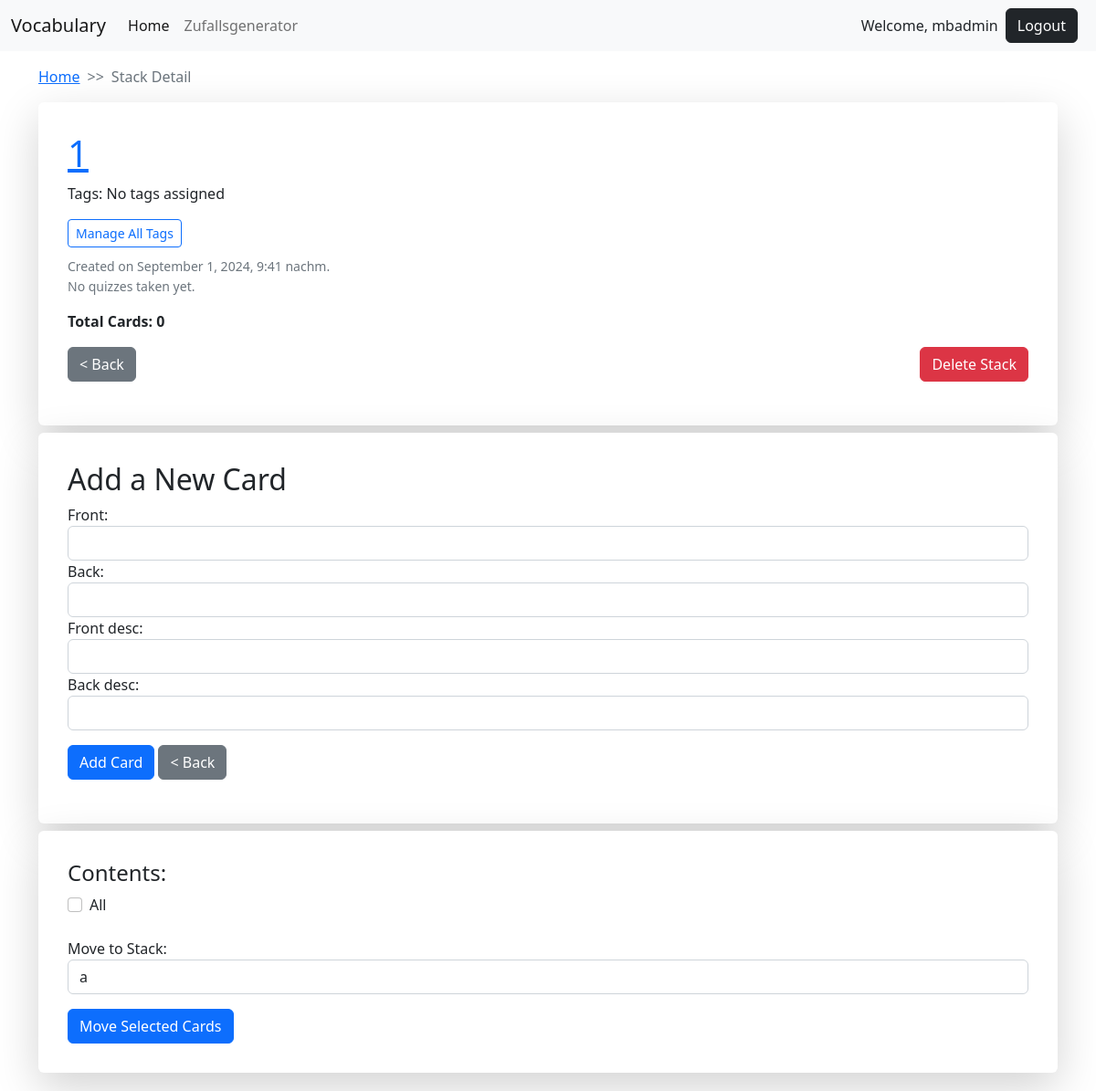
The page /stack/26/ (signed in) on the database its author committed.
### vocab/models.py (models this page shows, shortened)
class Stack(models.Model):
    name = models.CharField(max_length=255)
    user = models.ForeignKey(User, on_delete=models.CASCADE)
    created_at = models.DateTimeField(auto_now_add=True)
    last_quiz_timestamp = models.DateTimeField(null=True, blank=True)  #

### vocab/views.py (the view)
# urls.py: path('stack/<int:stack_id>/', views.stack_detail, name='stack_detail'),
@login_required
def stack_detail(request, stack_id):
    stack = get_object_or_404(Stack, id=stack_id, user=request.user)
    cards = stack.cards.all()
    other_stacks = Stack.objects.exclude(id=stack_id)
    stack_tags = StackTag.objects.filter(stack=stack)  # Get the StackTag relationships
    last_quiz_subquery = Card.objects.filter(stack=OuterRef('pk')).order_by('-last_quiz_timestamp').values('last_quiz_timestamp')[:1]
    stack = Stack.objects.filter(id=stack_id).annotate(last_quiz_date=Subquery(last_quiz_subquery)).first()
    if request.method == 'POST':
        form = CardForm(request.POST)
        if form.is_valid():
            card = form.save(commit=False)
            card.stack = stack
            card.user = request.user
            card.save()
            messages.success(request, 'Card successfully added to the stack!')
            return redirect('vocab:stack_detail', stack_id=stack.id)
    else:
        form = CardForm()
    context = {
        'stack': stack,
        'cards': cards,
        'form': form,
        'other_stacks': other_stacks,
        'stack_tags': stack_tags,
    }
    return render(request, 'vocab/stack_detail.html', context)

### vocab/forms.py
class CardForm(forms.ModelForm):
    class Meta:
        model = Card
        fields = ['front', 'back', 'front_desc', 'back_desc']

### vocab/templates/vocab/stack_detail.html (shortened to what this page needs)
{% extends 'profiles/base.html' %}
{% load static %}
{% block content %}
<head>
</head>
<section class="container my-3">
    <nav aria-label="breadcrumb">
    <ol class="breadcrumb">
        <li class="breadcrumb-item"><a href="{% url 'vocab:home' %}">Home</a></li>
        <li class="breadcrumb-item active" aria-current="page">Stack Detail</li>
    </ol>
    </nav>
        <div class="row justify-content-center">
         <div class="col-md-12">
            <div class="card mb-1 border-0 shadow-lg p-3 bg-body rounded">
                <div class="card-body">
                    <a href="{% url 'vocab:edit_stack' stack.id %}"><h1 class="card-title">{{ stack.name }}</h1></a>
                    <p>Tags:
                        {% for tag in stack_tags %}
                            <span class="badge bg-info text-dark">{{ tag.tag.name }}</span>
                        {% empty %}
                            <span>No tags assigned</span>
                        {% endfor %}
                    </p>
                    <a href="{% url 'vocab:tags' %}" class="btn btn-outline-primary btn-sm">Manage All Tags</a>
                    <div class="card-text my-2">
                        <small class="text-muted">Created on {{ stack.created_at|date:"F j, Y, g:i a" }}</small>
                         <small class="text-muted">
                                {% if stack.last_quiz_date %}
                                    <p>Last Quiz: {{ stack.last_quiz_date }}</p>
                                {% else %}
                                    <p>No quizzes taken yet.</p>
                                {% endif %}
                            </small>
                    </div>
                    <p class="card-text"><strong>Total Cards: {{ stack.cards.count }}</strong></p>
                    <div class="mb-3">
                        <a href="{% url 'vocab:home' %}" class="btn btn-secondary">&#060; Back</a>
                        <a href="{% url 'vocab:delete_stack' stack.id %}" class="btn btn-danger float-end">Delete Stack</a>
                    </div>
                </div>
            </div>
        </div>
         {% include "vocab/components/add_card_form.html" %}
            {% include "vocab/components/stack_cards_form.html" %}
    </div>
</section>
{% endblock %}

### profiles/templates/profiles/navbar.html (shortened to what this page needs)
<nav class="navbar navbar-expand-lg bg-light">
  <div class="container-fluid">
    <a class="navbar-brand" href="{% url 'vocab:home' %}">Vocabulary</a>
    <div class="collapse navbar-collapse" id="navbarSupportedContent">
      <ul class="navbar-nav me-auto mb-2 mb-lg-0">
        <li class="nav-item">
          <a class="nav-link active" aria-current="page" href="{% url 'vocab:home' %}">Home</a>
        </li>
        <li class="nav-item">
          <a class="nav-link" href="{% url 'vocab:random_direction' %}">Zufallsgenerator</a>
        </li>
      </ul>
      {% if user.is_authenticated %}
      <li class="nav-item nav-link">
        Welcome, {{ user.username }}
      </li>
      <li class="nav-item nav-link">
        <form action="{% url 'profiles:logout' %}" method="post" style="display:inline;">
          <button class="btn btn-dark mx-2" type="submit">Logout</button>
        </form>
      </li>
      {% else %}
        <li class="d-flex nav-item">
          <a class="nav-link" href="{% url 'profiles:login' %}">Login</a>
          <span class="nav-link mx-2">|</span>
          <a class="nav-link" href="{% url 'profiles:register' %}">Register</a>
        </li>
      {% endif %}
    </div>
  </div>
</nav>

### vocab/templates/vocab/stack_detail.html (style rules this page uses)
.breadcrumb-item + .breadcrumb-item::before { content: ">>"; padding: 0.1 0.1rem; color: #6c757d; }

### rows shown on the page
Stack: name "1", created_at "September 1, 2024, 9:41 nachm.", cards.count "0"

### other values the page prints
{{ user.username }} "mbadmin"
form field new_stack "a"
